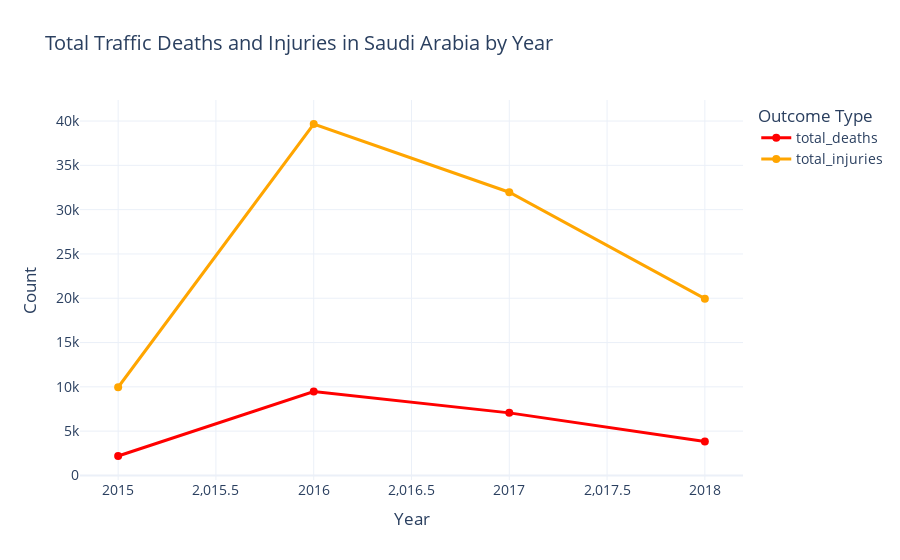

Notebook cell for this chart:
### Code cell
#  Dual-Line Plot: Deaths & Injuries by Year
# !pip install plotly

import pandas as pd
import plotly.express as px

# Ensure 'gregorian_date' is datetime
df['gregorian_date'] = pd.to_datetime(df['gregorian_date'])

# Extract Gregorian year
df['gregorian_year'] = df['gregorian_date'].dt.year

# Group by year for deaths and injuries
yearly_summary = df.groupby('gregorian_year')[['total_deaths', 'total_injuries']].sum().reset_index()

# Melt dataframe for easier plotting of both metrics
yearly_melted = yearly_summary.melt(id_vars='gregorian_year', value_vars=['total_deaths', 'total_injuries'],
                                    var_name='Outcome', value_name='Count')

# Create interactive line chart
fig = px.line(
    yearly_melted,
    x='gregorian_year',
    y='Count',
    color='Outcome',
    markers=True,
    title='Total Traffic Deaths and Injuries in Saudi Arabia by Year',
    labels={'gregorian_year':'Year', 'Count':'Count', 'Outcome':'Outcome Type'},
    template='plotly_white',
    color_discrete_map={'total_deaths':'red', 'total_injuries':'orange'}
)

# Customize appearance
fig.update_traces(line=dict(width=3), marker=dict(size=8))
fig.update_layout(font=dict(size=14))

fig.show()

### Figure 1 — Plotly figure (JSON) as saved in the notebook; plotly's stock layout.template omitted (floating-point values rounded to 4 significant figures)
{"data": [{"hovertemplate": "Outcome Type=total_deaths<br>Year=%{x}<br>Count=%{y}<extra></extra>", "legendgroup": "total_deaths", "line": {"color": "red", "dash": "solid", "width": 3}, "marker": {"size": 8, "symbol": "circle"}, "mode": "lines+markers", "name": "total_deaths", "orientation": "v", "showlegend": true, "type": "scatter", "x": [2015, 2016, 2017, 2018], "xaxis": "x", "y": [2192, 9460, 7060, 3833], "yaxis": "y"}, {"hovertemplate": "Outcome Type=total_injuries<br>Year=%{x}<br>Count=%{y}<extra></extra>", "legendgroup": "total_injuries", "line": {"color": "orange", "dash": "solid", "width": 3}, "marker": {"size": 8, "symbol": "circle"}, "mode": "lines+markers", "name": "total_injuries", "orientation": "v", "showlegend": true, "type": "scatter", "x": [2015, 2016, 2017, 2018], "xaxis": "x", "y": [9953, 39667, 31963, 19953], "yaxis": "y"}], "layout": {"font": {"size": 14}, "legend": {"title": {"text": "Outcome Type"}, "tracegroupgap": 0}, "title": {"text": "Total Traffic Deaths and Injuries in Saudi Arabia by Year"}, "xaxis": {"anchor": "y", "domain": [0, 1], "title": {"text": "Year"}}, "yaxis": {"anchor": "x", "domain": [0, 1], "title": {"text": "Count"}}}}
